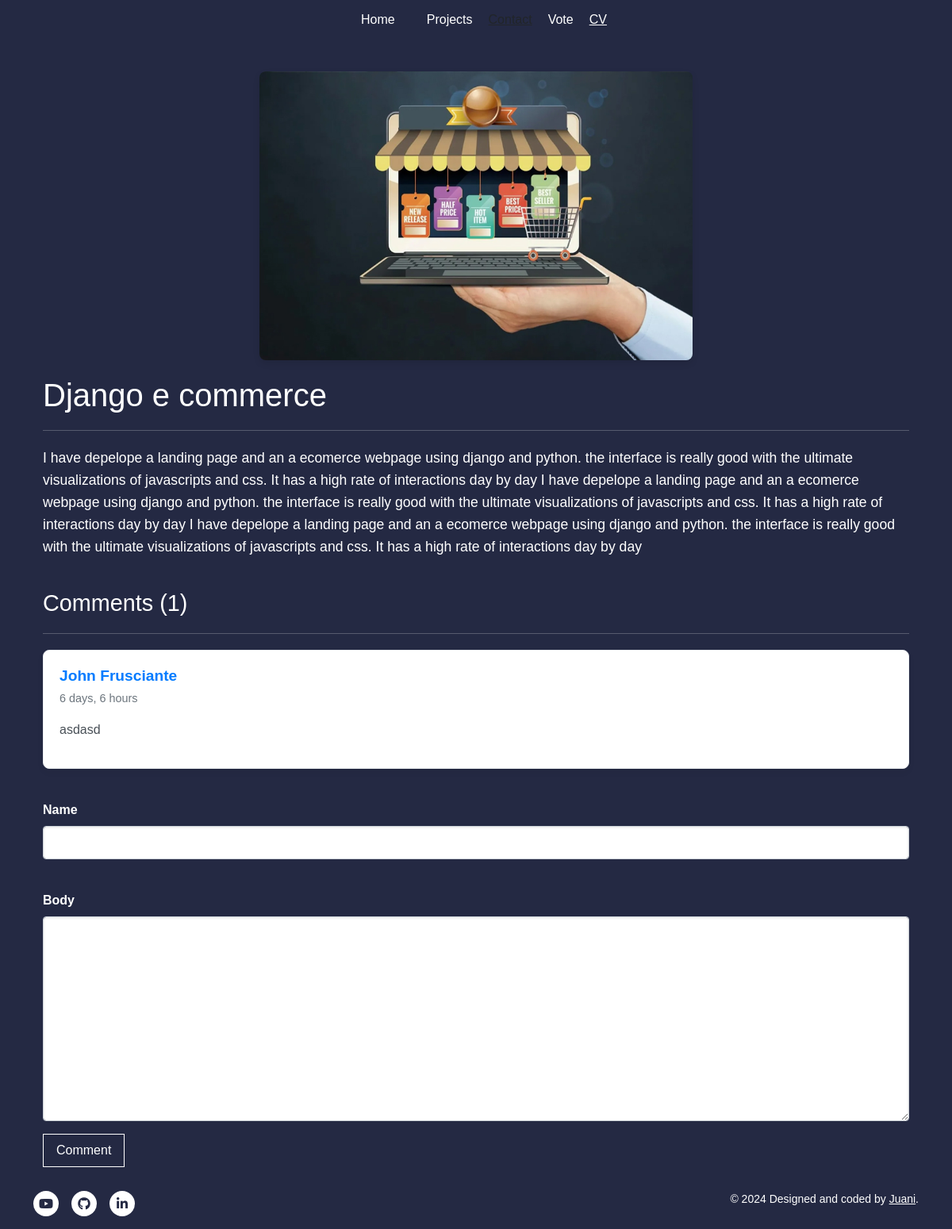
The app's page /project/86cea98c-063a-4998-89cc-37170f658940/ with its own data.
### base/models.py (models this page shows, shortened)
class Project(models.Model):
    title = models.CharField(max_length=200)
    thumbnail = models.ImageField(null=True)
    body = models.TextField(null=True, blank=True)
    created = models.DateTimeField(auto_now_add=True)
    slug = models.SlugField(null=True, blank=True)
    id = models.UUIDField(default=uuid.uuid4, unique=True,
                          primary_key=True, editable=False)

class Comment(models.Model):
    project = models.ForeignKey(Project, on_delete=models.CASCADE)
    name = models.CharField(max_length=200)
    body = models.TextField(null=True, blank=True)
    created = models.DateTimeField(auto_now_add=True, null=True)

### base/views.py (the view, shortened to what this page needs)
# urls.py: path('project/<str:pk>/', views.projectPage, name='project'),
def projectPage(request, pk):
    project = Project.objects.get(id=pk)
    count = project.comment_set.count()
    comments = project.comment_set.all().order_by('-created')
    form = CommentForm()
    context = {'project': project, 'count': count,
               'comments': comments, 'coment_form': form,}
    return render(request, 'base/project.html', context)

### base/forms.py
class CommentForm(ModelForm):
    class Meta:
        model = Comment
        fields = '__all__'
        exclude = ['project']
    def __init__(self, *args, **kwargs):
        super(CommentForm, self).__init__(*args, **kwargs)
        self.fields['name'].widget.attrs.update(
            {'class': 'form-control'})
        self.fields['body'].widget.attrs.update(
            {'class': 'form-control'})

### base/templates/base/project.html (shortened to what this page needs)
{% extends 'base/main.html' %} {% load static %} {% block content %}
<div class="container">
<div class="project-img">
  <img class="project--image" src="{{project.thumbnail.url}}" /></div>
  <h1>{{project.title}}</h1>
  <hr />
  <p>{{project.body}}</p>
  <div class="comments-container">
    <h3>Comments ({{count}})</h3>
    <hr />
    {% for comment in comments %}
    <div class="card my-3">
      <div class="card-body">
        <h5>{{comment.name}}</h5>
        <small>{{comment.created|timesince}} </small>
        <p class="my-3">{{comment.body}}</p>
      </div>
    </div>
    {% endfor %}
    <form method="post">
      {% csrf_token %} {% for field in coment_form %}
      <div class="mb-3">
        <label for="exampleInputPassword1" class="form-label">
          {{field.label}}</label
        >
        {{field}}
      </div>
      {% endfor %}
      <input class="btn btn-primary" type="submit" value="Comment" />
    </form>
  </div>
  {% endblock content %}

### static/styles/main.css (style rules this page uses)
body { background-color: #242943; position:relative; }
h1, h2, h3, h4, h5, h6 { font-family: Helvetica, Arial, sans-serif; color: #fff; }
p { font-family: Helvetica, Arial, sans-serif; color: #fff; }
* { font-family: Helvetica, Arial, sans-serif; }
.mb-3 { margin-top: 40px; color:#fff; }
.project-img { display: flex; justify-content: center; align-items: center; }
.project--image { margin-top: 40px; width: 50%; height: 50%; border-radius: 8px; box-shadow: 0px 4px 8px rgba(0, 0, 0, 0.1); }
h1 { font-size: 2.5rem; color: #fff; margin-top: 20px; }
p { color: #fff; font-size: 1.1rem; line-height: 1.6; }
hr { border: 0; border-top: 1px solid #e9ecef; margin: 20px 0; }
.comments-container { margin-top: 40px; }
.comments-container h3 { font-size: 1.8rem; color: #fff; margin-bottom: 10px; }
.card { background-color: #ffffff; border: 1px solid #e9ecef; border-radius: 8px; box-shadow: 0px 4px 8px rgba(0, 0, 0, 0.05); }
.card-body { padding: 20px; }
.card-body h5 { font-size: 1.2rem; font-weight: bold; color: #007bff; margin-bottom: 5px; }
.card-body small { color: #6c757d; font-size: 0.9rem; }
.card-body p { font-size: 1rem; color: #495057; margin-top: 10px; line-height: 1.5; }
form { margin-top: 20px; }
.form-label { font-weight: bold; color: #fff; }
.form-control { width: 100%; padding: 8px; border-radius: 4px; border: 1px solid #ced4da; font-size: 1rem; margin-bottom: 10px; box-shadow: inset 0 1px 3px rgba(0, 0, 0, 0.1); }
.btn-primary { background-color: #242943!important; border-color: #fff!important; color: #fff; padding: 8px 16px; font-size: 1rem; border-radius: 0px; cursor: pointer; transition: background-color 0.3s ease; }
:root { --color: #3c3163; --transition-time: 0.5s; }
* { box-sizing: border-box; }

### records on screen
Project: thumbnail (picture), title "Django e commerce", body "I have depelope a landing page and an a ecomerce webpage using django and python. the interface is really good with the ultimate visualizations of javascripts and css. It has a high rate of interactions day by day I have depelope a landing page and an a ecomerce webpage using django and python. the interface is really good with the ultimate visualizations of javascripts and css. It has a high rate of interactions day by day I have depelope a landing page and an a ecomerce webpage using django and python. the interface is really good with the ultimate visualizations of javascripts and css. It has a high rate of interactions day by day"
Comment: name "John Frusciante", created "6 days, 6 hours", body "asdasd"

### other values on screen
{{ count }} "1"
{{ field.label }} "Name" "Body"
